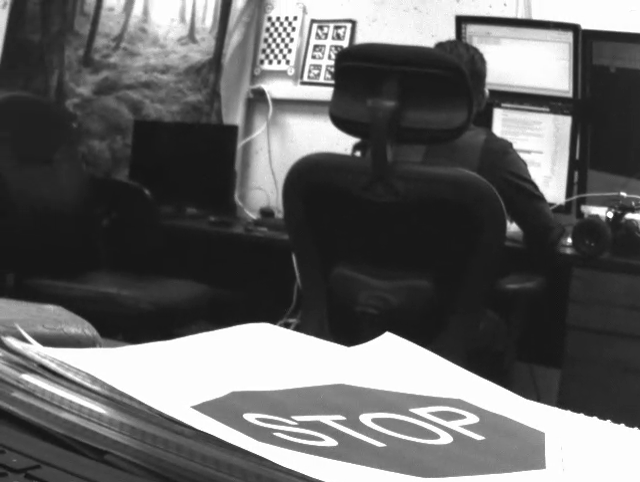
#> input picture StopFrames2/10.png, 640 x 482 px, given in place of 1.png, which was not available
$ python combo.py   (Python 2 division)   (older library calls are emulated)
#> lines starting #> are read from the running program, lines starting #| are printed output that depends on the picture; after the words box and inside, x2 and y2 are one past the last pixel; in counts of white or black regions, pixels touching at a corner belong together; pictures that were not available may be replaced by others from this repository, and a replacement may not be noted
import random
import numpy as np
import cv2
from sklearn.model_selection import cross_val_score
from sklearn.svm import SVC
import pickle

Xdata = []
Ydata =[0,0,0,0,0,0,0,0,0,1,0,0,0,0,0,0,0,0,0,0,
        0,0,0,0,0,0,0,0,0,1,1,1,1,1,1,1,1,1,1,1,
        1,1,1,1,1,1,1,1,1,1,1,1,1,1,1,0,1,1,1,1,
        1,1,1,0,0,0,0,0,0,0,0,0,0,0,0,0,0,0,0,0,
        0,0,0,0,0,0,0,0,0,0,0,0,0,0,0,0,0,0,0,0,
        0,0,0,0,0,1,0,0,1,1,1,1,1,0,0,1,1,1,1,1,
        1,1,1,1,1,1,1,1,1,1,1,1,1,1,1,1,1,1,1,1,
        1,1,1,1,1,1,1,1,1,1,1,1,1,1,1,1,1,1,1,1,
        1,1,0,0,0,0,0,0,0,0,0,0,0,0,0,0,0,0,0,0,
        0,0,0,0,0,0,0,0,0,0,0,0,1,0,0,0,0,0,0,0,
        1,1,1,0,1,1,0,1,1,1,1,0,1,1,1,1,1,1,1,1,
        1,0,1,1,1,0,0,1,1,0,0,0,0,0,0,0,0,0,0,0,
        0,0,0,0,0,0,0,0,0,0,0,0,0,0,1,1,1,1,1,1,
        1,1,1,1,0,0,0,1,1,1,1,1,1,1,1,0,1,0,0,1,
        1,1,1,1,1,1,1,1,0,0,0,0,0,0,0,0,0,0,0,0,
        0,0,0,0,0]

total = 306

readings = []

for index in range(1, total):
    arr = cv2.imread('%d.png' %(index),0)
#> arr is the input picture: shape (482, 640); min 17, max 255, mean 100.5
    newArr = np.asarray(arr).reshape(-1)
    Xdata.append(newArr)

    img = cv2.imread('%d.png' %(index))

    thresh_mint = np.array((75,75,75))
    thresh_maxt = np.array((221,215,215))
    thresh = cv2.inRange(img, thresh_mint, thresh_maxt)
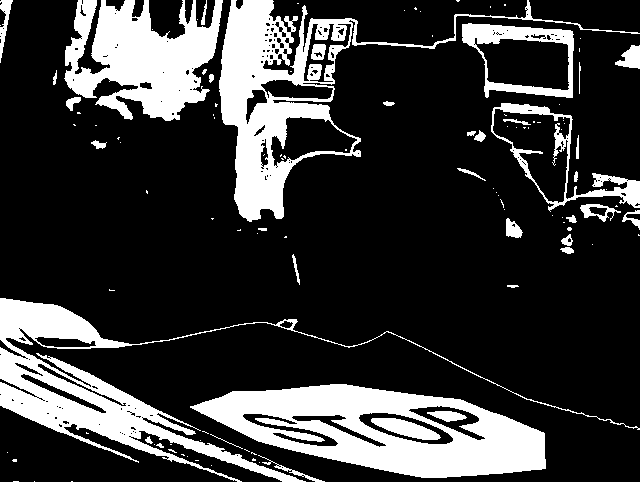
#> thresh: shape (482, 640); 22% white; 114 white regions (77 under 20 px)

    _, contours, _= cv2.findContours(thresh, cv2.RETR_EXTERNAL, cv2.CHAIN_APPROX_SIMPLE)
#> contours = 95 contours, 67 with area under 20; largest, box (x1, y1, x2, y2) and area: (190, 384, 546, 478) 21316, (219, 0, 640, 222) 18783, (0, 298, 640, 482) 14288, (64, 0, 223, 121) 11266, (462, 23, 574, 98) 6298

    stopsign = False
    for cnt in contours:
        approx = cv2.approxPolyDP(cnt,0.01*cv2.arcLength(cnt,True),True)
        area = cv2.contourArea(cnt)
        #print len(approx)

        if len(approx)==8 and area > 15000:
            #print "octogon detected"
            #print area
            cv2.drawContours(thresh,[cnt],0,255,-1)
            stopsign = True
            readings.append(1)
            break
#> this loop made 24 passes
#> (area, stopsign) on pass 24: (21316.5, True)
#> area on passes 10, 20: 115, 22.5
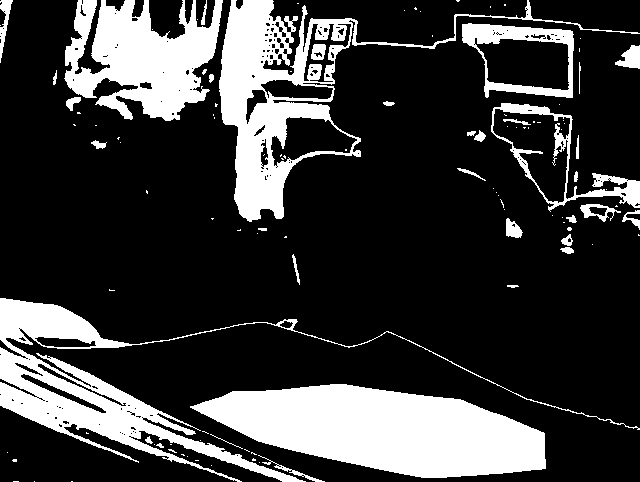
#> thresh: shape (482, 640); 22.9% white; 112 white regions (77 under 20 px), largest, box (x1, y1, x2, y2) and area: (190, 384, 546, 478) 21690, (219, 0, 640, 222) 14737, (0, 298, 640, 482) 14378
#> after the loop, readings = [1]

    if stopsign == False:
        #print "No octogon"
        readings.append(0)
#> pass 2 of the loop `for index in range(1, total):`:
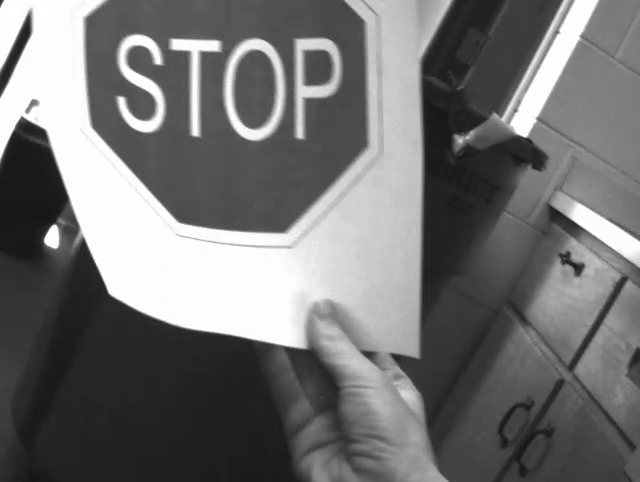
#> input picture StopFrames2/101.png, 640 x 482 px, given in place of 2.png, which was not available
#> arr is the input picture: shape (482, 640); min 20, max 255, mean 114.6
#> `thresh = cv2.inRange(img, thresh_mint, thresh_maxt)`:
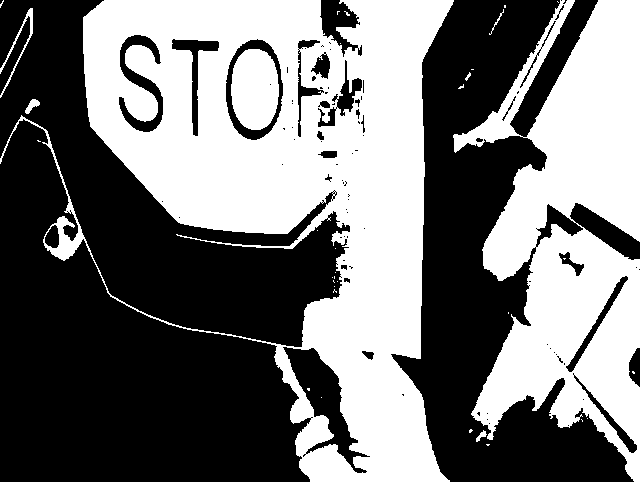
#> thresh: shape (482, 640); 46.2% white; 36 white regions (28 under 20 px)
#> contours = 31 contours, 26 with area under 20; largest, box (x1, y1, x2, y2) and area: (0, 0, 454, 482) 101165, (453, 0, 640, 482) 49502, (0, 8, 33, 98) 218, (25, 99, 40, 114) 88, (476, 430, 487, 442) 39
#> the loop `for cnt in contours:` made 31 passes
#> area on passes 2, 18, 26, 29, 30: 39, 88, 218, 49502.5, 101165
#> (the run stopped early here; a loop or call above may not have finished)
